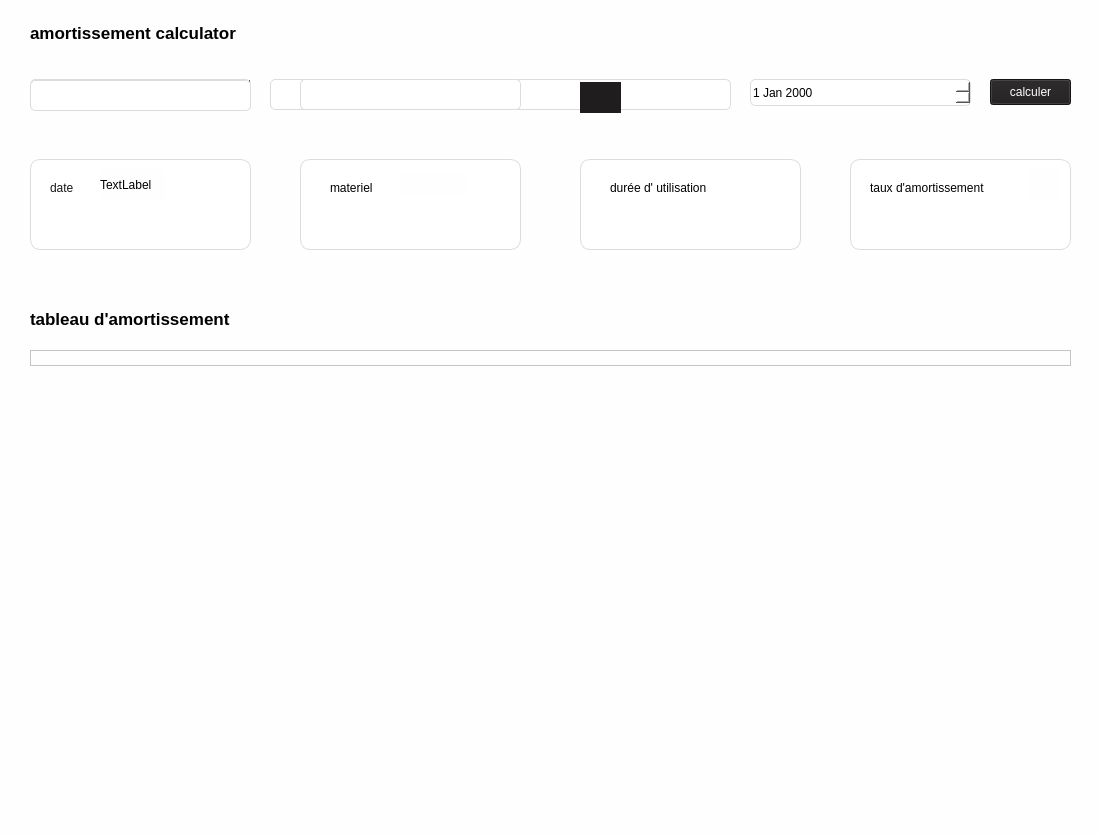
<?xml version="1.0" encoding="UTF-8"?>
<ui version="4.0">
 <class>MainWindow</class>
 <widget class="QMainWindow" name="MainWindow">
  <property name="geometry">
   <rect>
    <x>0</x>
    <y>0</y>
    <width>1100</width>
    <height>836</height>
   </rect>
  </property>
  <property name="windowTitle">
   <string>MainWindow</string>
  </property>
  <property name="styleSheet">
   <string notr="true">background-color: rgb(254, 254, 254);</string>
  </property>
  <widget class="QWidget" name="centralwidget">
   <widget class="QLabel" name="label">
    <property name="geometry">
     <rect>
      <x>30</x>
      <y>159</y>
      <width>221</width>
      <height>91</height>
     </rect>
    </property>
    <property name="styleSheet">
     <string notr="true">background:white;
border-radius:10px;
color:black;
border:1px solid #dcdcdc;</string>
    </property>
    <property name="text">
     <string/>
    </property>
   </widget>
   <widget class="QLabel" name="label_2">
    <property name="geometry">
     <rect>
      <x>300</x>
      <y>159</y>
      <width>221</width>
      <height>91</height>
     </rect>
    </property>
    <property name="styleSheet">
     <string notr="true">background:white;
border-radius:10px;
color:black ;
border:1px solid #dcdcdc;</string>
    </property>
    <property name="frameShadow">
     <enum>QFrame::Shadow::Raised</enum>
    </property>
    <property name="text">
     <string/>
    </property>
   </widget>
   <widget class="QLabel" name="label_3">
    <property name="geometry">
     <rect>
      <x>580</x>
      <y>159</y>
      <width>221</width>
      <height>91</height>
     </rect>
    </property>
    <property name="styleSheet">
     <string notr="true">background:white;
border-radius:10px;
color:black;
border:1px solid #dcdcdc;</string>
    </property>
    <property name="text">
     <string/>
    </property>
   </widget>
   <widget class="QLabel" name="label_4">
    <property name="geometry">
     <rect>
      <x>850</x>
      <y>159</y>
      <width>221</width>
      <height>91</height>
     </rect>
    </property>
    <property name="styleSheet">
     <string notr="true">background:white;
border-radius:10px;
color:black;
border:1px solid #dcdcdc;</string>
    </property>
    <property name="text">
     <string/>
    </property>
   </widget>
   <widget class="QLabel" name="date_label">
    <property name="geometry">
     <rect>
      <x>50</x>
      <y>179</y>
      <width>41</width>
      <height>18</height>
     </rect>
    </property>
    <property name="styleSheet">
     <string notr="true">color: rgb(22, 22, 22);
background:transparent</string>
    </property>
    <property name="text">
     <string>date</string>
    </property>
   </widget>
   <widget class="QLabel" name="date_aquisition">
    <property name="geometry">
     <rect>
      <x>50</x>
      <y>199</y>
      <width>171</width>
      <height>41</height>
     </rect>
    </property>
    <property name="font">
     <font>
      <pointsize>17</pointsize>
      <bold>true</bold>
     </font>
    </property>
    <property name="styleSheet">
     <string notr="true">color:black;
background:transparent;</string>
    </property>
    <property name="text">
     <string/>
    </property>
   </widget>
   <widget class="QLabel" name="label_7">
    <property name="geometry">
     <rect>
      <x>330</x>
      <y>179</y>
      <width>66</width>
      <height>18</height>
     </rect>
    </property>
    <property name="styleSheet">
     <string notr="true">background:transparent;
color:black</string>
    </property>
    <property name="text">
     <string>materiel</string>
    </property>
   </widget>
   <widget class="QLabel" name="materiel">
    <property name="geometry">
     <rect>
      <x>330</x>
      <y>199</y>
      <width>141</width>
      <height>41</height>
     </rect>
    </property>
    <property name="font">
     <font>
      <pointsize>16</pointsize>
      <bold>true</bold>
     </font>
    </property>
    <property name="styleSheet">
     <string notr="true">background:transparent;
color:black</string>
    </property>
    <property name="text">
     <string/>
    </property>
   </widget>
   <widget class="QLabel" name="label_9">
    <property name="geometry">
     <rect>
      <x>610</x>
      <y>179</y>
      <width>131</width>
      <height>18</height>
     </rect>
    </property>
    <property name="styleSheet">
     <string notr="true">background:transparent;
color:black</string>
    </property>
    <property name="text">
     <string>durée d' utilisation</string>
    </property>
   </widget>
   <widget class="QLabel" name="duree">
    <property name="geometry">
     <rect>
      <x>610</x>
      <y>199</y>
      <width>141</width>
      <height>41</height>
     </rect>
    </property>
    <property name="font">
     <font>
      <pointsize>16</pointsize>
      <bold>true</bold>
     </font>
    </property>
    <property name="styleSheet">
     <string notr="true">background:transparent;
color:black</string>
    </property>
    <property name="text">
     <string/>
    </property>
   </widget>
   <widget class="QLabel" name="label_11">
    <property name="geometry">
     <rect>
      <x>870</x>
      <y>179</y>
      <width>151</width>
      <height>18</height>
     </rect>
    </property>
    <property name="styleSheet">
     <string notr="true">background:transparent;
color:black</string>
    </property>
    <property name="text">
     <string>taux d'amortissement</string>
    </property>
   </widget>
   <widget class="QLabel" name="taux_amortissement">
    <property name="geometry">
     <rect>
      <x>870</x>
      <y>199</y>
      <width>141</width>
      <height>41</height>
     </rect>
    </property>
    <property name="font">
     <font>
      <pointsize>16</pointsize>
      <bold>true</bold>
     </font>
    </property>
    <property name="styleSheet">
     <string notr="true">background:transparent;
color:black</string>
    </property>
    <property name="text">
     <string/>
    </property>
   </widget>
   <widget class="QLabel" name="label_14">
    <property name="geometry">
     <rect>
      <x>30</x>
      <y>310</y>
      <width>211</width>
      <height>18</height>
     </rect>
    </property>
    <property name="font">
     <font>
      <pointsize>13</pointsize>
      <bold>true</bold>
     </font>
    </property>
    <property name="styleSheet">
     <string notr="true">background:transparent;
color:black;</string>
    </property>
    <property name="text">
     <string>tableau d'amortissement</string>
    </property>
   </widget>
   <widget class="QTableWidget" name="table_amortissement">
    <property name="geometry">
     <rect>
      <x>30</x>
      <y>350</y>
      <width>1041</width>
      <height>16</height>
     </rect>
    </property>
    <property name="verticalScrollBarPolicy">
     <enum>Qt::ScrollBarPolicy::ScrollBarAsNeeded</enum>
    </property>
    <property name="horizontalScrollBarPolicy">
     <enum>Qt::ScrollBarPolicy::ScrollBarAlwaysOff</enum>
    </property>
    <property name="editTriggers">
     <set>QAbstractItemView::EditTrigger::SelectedClicked</set>
    </property>
    <property name="tabKeyNavigation">
     <bool>true</bool>
    </property>
    <property name="alternatingRowColors">
     <bool>false</bool>
    </property>
    <property name="selectionMode">
     <enum>QAbstractItemView::SelectionMode::NoSelection</enum>
    </property>
    <property name="selectionBehavior">
     <enum>QAbstractItemView::SelectionBehavior::SelectRows</enum>
    </property>
    <attribute name="horizontalHeaderVisible">
     <bool>false</bool>
    </attribute>
    <attribute name="verticalHeaderVisible">
     <bool>false</bool>
    </attribute>
    <attribute name="verticalHeaderMinimumSectionSize">
     <number>10</number>
    </attribute>
    <attribute name="verticalHeaderDefaultSectionSize">
     <number>35</number>
    </attribute>
   </widget>
   <widget class="QLineEdit" name="prix">
    <property name="geometry">
     <rect>
      <x>510</x>
      <y>79</y>
      <width>221</width>
      <height>31</height>
     </rect>
    </property>
    <property name="styleSheet">
     <string notr="true">color: black;
background:white;
border:1px solid #dcdcdc;
border-radius:5px
</string>
    </property>
    <property name="text">
     <string/>
    </property>
   </widget>
   <widget class="QComboBox" name="materiel_selection">
    <property name="geometry">
     <rect>
      <x>270</x>
      <y>79</y>
      <width>221</width>
      <height>31</height>
     </rect>
    </property>
    <property name="styleSheet">
     <string notr="true">background:white;
color:black;
border:1px solid #dcdcdc;
border-radius:5px;
</string>
    </property>
    <property name="iconSize">
     <size>
      <width>0</width>
      <height>0</height>
     </size>
    </property>
   </widget>
   <widget class="QDateEdit" name="date_selection">
    <property name="geometry">
     <rect>
      <x>750</x>
      <y>79</y>
      <width>221</width>
      <height>27</height>
     </rect>
    </property>
    <property name="styleSheet">
     <string notr="true">color: black;
background:white;
border:1px solid #dcdcdc;
border-radius:5px</string>
    </property>
   </widget>
   <widget class="QLabel" name="location">
    <property name="geometry">
     <rect>
      <x>30</x>
      <y>24</y>
      <width>211</width>
      <height>18</height>
     </rect>
    </property>
    <property name="font">
     <font>
      <pointsize>13</pointsize>
      <bold>true</bold>
     </font>
    </property>
    <property name="styleSheet">
     <string notr="true">color:black;
</string>
    </property>
    <property name="text">
     <string>amortissement calculator</string>
    </property>
   </widget>
   <widget class="QComboBox" name="amort_selection">
    <property name="geometry">
     <rect>
      <x>30</x>
      <y>79</y>
      <width>221</width>
      <height>31</height>
     </rect>
    </property>
    <property name="styleSheet">
     <string notr="true">background:white;
color:black;
border:1px solid #dcdcdc;
border-radius:5px;
</string>
    </property>
    <property name="iconSize">
     <size>
      <width>0</width>
      <height>0</height>
     </size>
    </property>
    <item>
     <property name="text">
      <string>linéaire</string>
     </property>
    </item>
    <item>
     <property name="text">
      <string>dégressif</string>
     </property>
    </item>
   </widget>
   <widget class="QPushButton" name="calculer">
    <property name="geometry">
     <rect>
      <x>990</x>
      <y>79</y>
      <width>81</width>
      <height>26</height>
     </rect>
    </property>
    <property name="styleSheet">
     <string notr="true">background-color: rgb(31, 29, 29);
color: rgb(255, 255, 255);</string>
    </property>
    <property name="text">
     <string>calculer</string>
    </property>
   </widget>
   <widget class="QPushButton" name="download">
    <property name="geometry">
     <rect>
      <x>230</x>
      <y>300</y>
      <width>51</width>
      <height>31</height>
     </rect>
    </property>
    <property name="styleSheet">
     <string notr="true">background-color: transparent;
border:none ;
</string>
    </property>
    <property name="text">
     <string/>
    </property>
   </widget>
   <widget class="QLabel" name="timeIcon">
    <property name="geometry">
     <rect>
      <x>750</x>
      <y>169</y>
      <width>41</width>
      <height>31</height>
     </rect>
    </property>
    <property name="styleSheet">
     <string notr="true">color: rgb(22, 22, 22);
background:transparent</string>
    </property>
    <property name="text">
     <string/>
    </property>
    <property name="pixmap">
     <pixmap resource="icons/files.qrc">:/all/time.png</pixmap>
    </property>
   </widget>
   <widget class="QLabel" name="statIcon">
    <property name="geometry">
     <rect>
      <x>1030</x>
      <y>169</y>
      <width>31</width>
      <height>31</height>
     </rect>
    </property>
    <property name="text">
     <string/>
    </property>
    <property name="pixmap">
     <pixmap resource="icons/files.qrc">:/all/bar-chart.png</pixmap>
    </property>
   </widget>
   <widget class="QLabel" name="materialIcon">
    <property name="geometry">
     <rect>
      <x>400</x>
      <y>174</y>
      <width>66</width>
      <height>21</height>
     </rect>
    </property>
    <property name="text">
     <string/>
    </property>
    <property name="pixmap">
     <pixmap resource="icons/files.qrc">:/all/processing.png</pixmap>
    </property>
   </widget>
   <widget class="QLabel" name="calendarIcon">
    <property name="geometry">
     <rect>
      <x>100</x>
      <y>169</y>
      <width>66</width>
      <height>31</height>
     </rect>
    </property>
    <property name="text">
     <string>TextLabel</string>
    </property>
   </widget>
   <widget class="QLabel" name="titleIcon">
    <property name="geometry">
     <rect>
      <x>250</x>
      <y>10</y>
      <width>41</width>
      <height>31</height>
     </rect>
    </property>
    <property name="text">
     <string/>
    </property>
    <property name="pixmap">
     <pixmap resource="icons/files.qrc">:/all/stat_.png</pixmap>
    </property>
   </widget>
   <widget class="QPushButton" name="navigation">
    <property name="geometry">
     <rect>
      <x>1010</x>
      <y>10</y>
      <width>61</width>
      <height>51</height>
     </rect>
    </property>
    <property name="styleSheet">
     <string notr="true">background:transparent ;
border:none</string>
    </property>
    <property name="text">
     <string/>
    </property>
    <property name="iconSize">
     <size>
      <width>32</width>
      <height>32</height>
     </size>
    </property>
   </widget>
   <widget class="QLineEdit" name="nom_materiel">
    <property name="geometry">
     <rect>
      <x>30</x>
      <y>80</y>
      <width>221</width>
      <height>31</height>
     </rect>
    </property>
    <property name="styleSheet">
     <string notr="true">color: black;
background:white;
border:1px solid #dcdcdc;
border-radius:5px
</string>
    </property>
    <property name="text">
     <string/>
    </property>
   </widget>
   <widget class="QLineEdit" name="duree_vie_materiel">
    <property name="geometry">
     <rect>
      <x>300</x>
      <y>79</y>
      <width>221</width>
      <height>31</height>
     </rect>
    </property>
    <property name="styleSheet">
     <string notr="true">color: black;
background:white;
border:1px solid #dcdcdc;
border-radius:5px
</string>
    </property>
    <property name="text">
     <string/>
    </property>
   </widget>
   <widget class="QPushButton" name="ajout">
    <property name="geometry">
     <rect>
      <x>580</x>
      <y>82</y>
      <width>41</width>
      <height>31</height>
     </rect>
    </property>
    <property name="styleSheet">
     <string notr="true">background-color: rgb(31, 29, 29);
color: rgb(255, 255, 255);
border-radius:20px;</string>
    </property>
    <property name="text">
     <string/>
    </property>
    <property name="icon">
     <iconset theme="QIcon::ThemeIcon::ContactNew"/>
    </property>
    <property name="iconSize">
     <size>
      <width>24</width>
      <height>24</height>
     </size>
    </property>
   </widget>
   <widget class="QPushButton" name="back">
    <property name="geometry">
     <rect>
      <x>974</x>
      <y>10</y>
      <width>61</width>
      <height>51</height>
     </rect>
    </property>
    <property name="styleSheet">
     <string notr="true">background:transparent ;
border:none</string>
    </property>
    <property name="text">
     <string/>
    </property>
    <property name="iconSize">
     <size>
      <width>32</width>
      <height>32</height>
     </size>
    </property>
   </widget>
  </widget>
  <widget class="QMenuBar" name="menubar">
   <property name="geometry">
    <rect>
     <x>0</x>
     <y>0</y>
     <width>1100</width>
     <height>23</height>
    </rect>
   </property>
  </widget>
  <widget class="QStatusBar" name="statusbar"/>
 </widget>
 <resources>
  <include location="icons/files.qrc"/>
 </resources>
 <connections/>
</ui>
